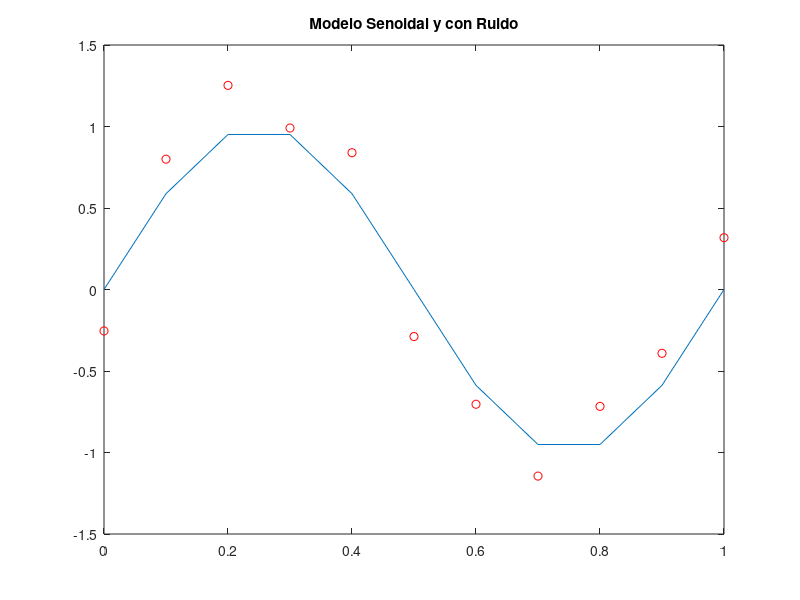
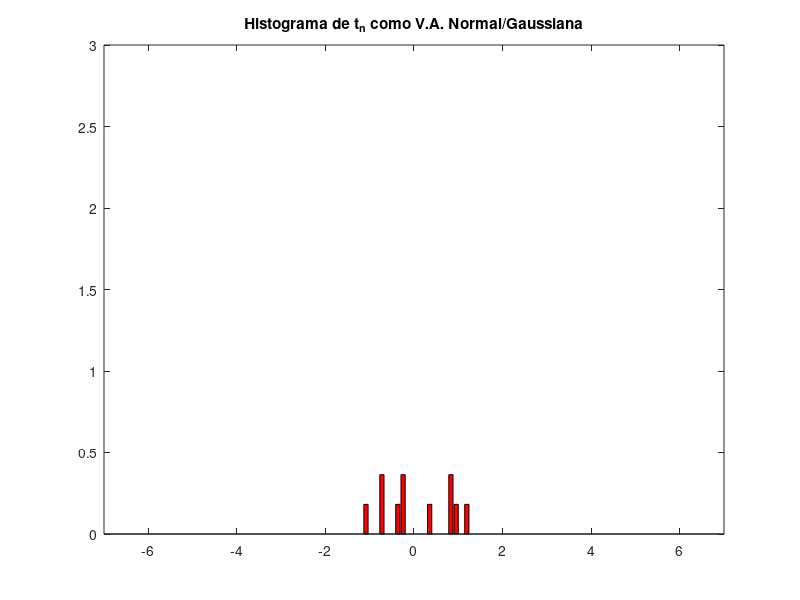
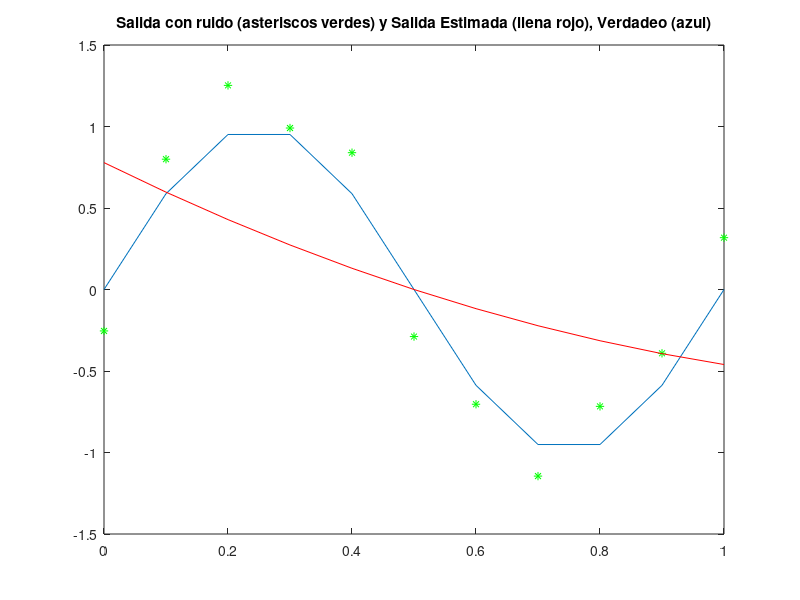
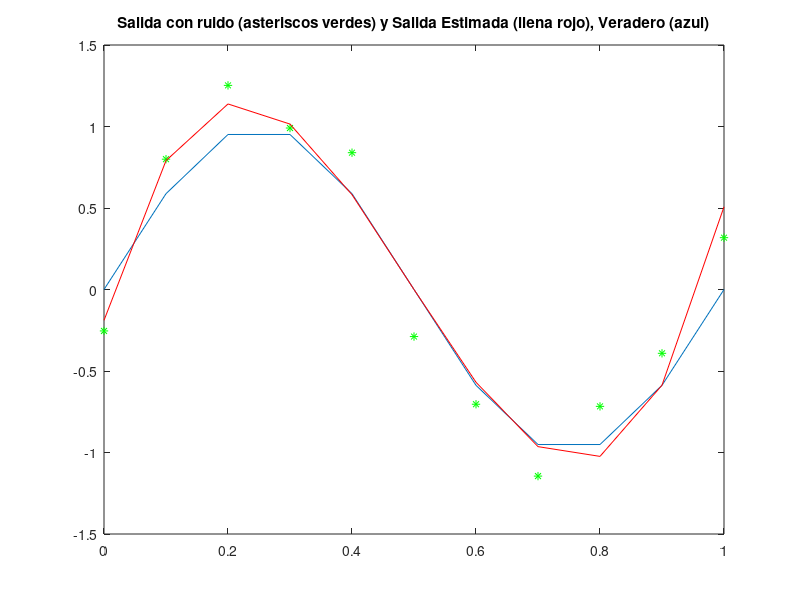

Reproduce these figures in MATLAB, in order.
% Modelo polinomial vs sin(2pix)
format long
close all
clear all

x = [0:0.1:1];
N = max(size(x));
TrueMo = sin(2*pi*x);
SIGMA = 0.2;
tn = TrueMo + normrnd(0,SIGMA,1,N);

figure(1), plot(x,TrueMo),title('Modelo Senoidal y con Ruido')
hold on, plot(x,tn,'o r')

[ejex,ejey] = hist(tn,20);
figure(2),bar(ejey,ejex/(N*.5),'r'), axis([-7 7 0 3]),
title('Histograma de t_n como V.A. Normal/Gaussiana')
meanX = mean(tn)
varX = cov(tn)
momSkew = skewness(tn)
momkurt = kurtosis(tn)

% Calculos de sumatorias para el sist. de ecuaciones normales: polinomio de
% orden 2 : p_2 (x)

E1a0 = max(size(x));
E1a1 = sum(x);
E1a2 = sum(x.^2);
E2a0 = E1a1;
E2a1 = E1a2;
E2a2 = sum(x.^3);
E3a0 = E2a1;
E3a1 = E2a2;
E3a2 = sum(x.^4);

y1 = sum(tn);
y2 = sum(tn.*x);
y3 = sum(tn.*x.^2);

% Matriz del sistema (Regresor) lineal de ecuaciones para Minimos Cuadrados

A = [E1a0 E1a1 E1a2; E2a0 E2a1 E2a2; E3a0 E3a1 E3a2];
y = [y1; y2; y3];

% Estimacion de Minimos Cuadrados para los a2, a1, y a0

aest = A\y

f  = aest(3)*x.^2 + aest(2)*x + aest(1);

% Error cuadratico prom:

SumEx = sum((tn - f).^2)/E1a0

% 
% Dibujo de la comparacion entre la salida original y la salida estimada 
% 

figure,plot(x,TrueMo),hold on,plot(x,tn,'g*'),hold on,plot(x,f,'r'),title('Salida con ruido (asteriscos verdes) y Salida Estimada (llena rojo), Verdadeo (azul)');

% Calculos de sumatorias para el sist. de ecuaciones normales: polinomio de
% orden 3: p_3 (x)

E1a0 = max(size(x));
E1a1 = sum(x);
E1a2 = sum(x.^2);
E1a3 = sum(x.^3);
E2a0 = E1a1;
E2a1 = E1a2;
E2a2 = E1a3;
E2a3 = sum(x.^4);
E3a0 = E2a1;
E3a1 = E2a2;
E3a2 = E2a3;
E3a3 = sum(x.^5);
E4a0 = E3a1;
E4a1 = E3a2;
E4a2 = E3a3;
E4a3 = sum(x.^6);

y1 = sum(tn);
y2 = sum(tn.*x);
y3 = sum(tn.*x.^2);
y4 = sum(tn.*x.^3);

% Matriz del sistema (Regresor) lineal de ecuaciones para Minimos Cuadrados

A = [E1a0 E1a1 E1a2 E1a3; E2a0 E2a1 E2a2 E2a3; E3a0 E3a1 E3a2 E3a3; E4a0 E4a1 E4a2 E4a3];
y = [y1; y2; y3; y4];

% Estimacion de Minimos Cuadrados para los a3, a2, a1, y a0

aest = A\y

f  = aest(4)*x.^3 + aest(3)*x.^2 + aest(2)*x + aest(1);

% Error cuadratico prom:

SumEx = sum((tn - f).^2)/E1a0

% 
% Dibujo de la comparacion entre la salida original y la salida estimada 
% 

figure,plot(x,TrueMo),hold on,plot(x,tn,'g*'),hold on,plot(x,f,'r'),title('Salida con ruido (asteriscos verdes) y Salida Estimada (llena rojo), Veradero (azul)');